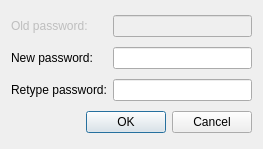
<?xml version="1.0" encoding="UTF-8"?>
<ui version="4.0">
 <class>ChangePassword</class>
 <widget class="QDialog" name="ChangePassword">
  <property name="geometry">
   <rect>
    <x>0</x>
    <y>0</y>
    <width>263</width>
    <height>149</height>
   </rect>
  </property>
  <property name="windowTitle">
   <string>Change Password</string>
  </property>
  <property name="windowIcon">
   <iconset resource="../../../qshutdown.qrc">
    <normaloff>:/red_glasses</normaloff>:/red_glasses</iconset>
  </property>
  <layout class="QGridLayout" name="gridLayout">
   <item row="4" column="0" colspan="2">
    <widget class="QDialogButtonBox" name="buttonBox">
     <property name="orientation">
      <enum>Qt::Horizontal</enum>
     </property>
     <property name="standardButtons">
      <set>QDialogButtonBox::Cancel|QDialogButtonBox::Ok</set>
     </property>
    </widget>
   </item>
   <item row="3" column="0">
    <widget class="QLabel" name="retypedNewL">
     <property name="text">
      <string>Retype password:</string>
     </property>
    </widget>
   </item>
   <item row="3" column="1">
    <widget class="QLineEdit" name="retypedNewPasswd">
     <property name="echoMode">
      <enum>QLineEdit::Password</enum>
     </property>
    </widget>
   </item>
   <item row="2" column="1">
    <widget class="QLineEdit" name="newPasswd">
     <property name="echoMode">
      <enum>QLineEdit::Password</enum>
     </property>
    </widget>
   </item>
   <item row="2" column="0">
    <widget class="QLabel" name="newL">
     <property name="text">
      <string>New password:</string>
     </property>
    </widget>
   </item>
   <item row="1" column="0">
    <widget class="QLabel" name="oldL">
     <property name="enabled">
      <bool>false</bool>
     </property>
     <property name="text">
      <string>Old password:</string>
     </property>
    </widget>
   </item>
   <item row="1" column="1">
    <widget class="QLineEdit" name="oldPasswd">
     <property name="enabled">
      <bool>false</bool>
     </property>
     <property name="echoMode">
      <enum>QLineEdit::Password</enum>
     </property>
    </widget>
   </item>
  </layout>
 </widget>
 <tabstops>
  <tabstop>oldPasswd</tabstop>
  <tabstop>newPasswd</tabstop>
  <tabstop>retypedNewPasswd</tabstop>
  <tabstop>buttonBox</tabstop>
 </tabstops>
 <resources>
  <include location="../../../qshutdown.qrc"/>
 </resources>
 <connections>
  <connection>
   <sender>buttonBox</sender>
   <signal>rejected()</signal>
   <receiver>ChangePassword</receiver>
   <slot>close()</slot>
   <hints>
    <hint type="sourcelabel">
     <x>316</x>
     <y>260</y>
    </hint>
    <hint type="destinationlabel">
     <x>286</x>
     <y>274</y>
    </hint>
   </hints>
  </connection>
  <connection>
   <sender>ChangePassword</sender>
   <signal>rejected()</signal>
   <receiver>ChangePassword</receiver>
   <slot>close()</slot>
   <hints>
    <hint type="sourcelabel">
     <x>131</x>
     <y>74</y>
    </hint>
    <hint type="destinationlabel">
     <x>131</x>
     <y>74</y>
    </hint>
   </hints>
  </connection>
 </connections>
</ui>
